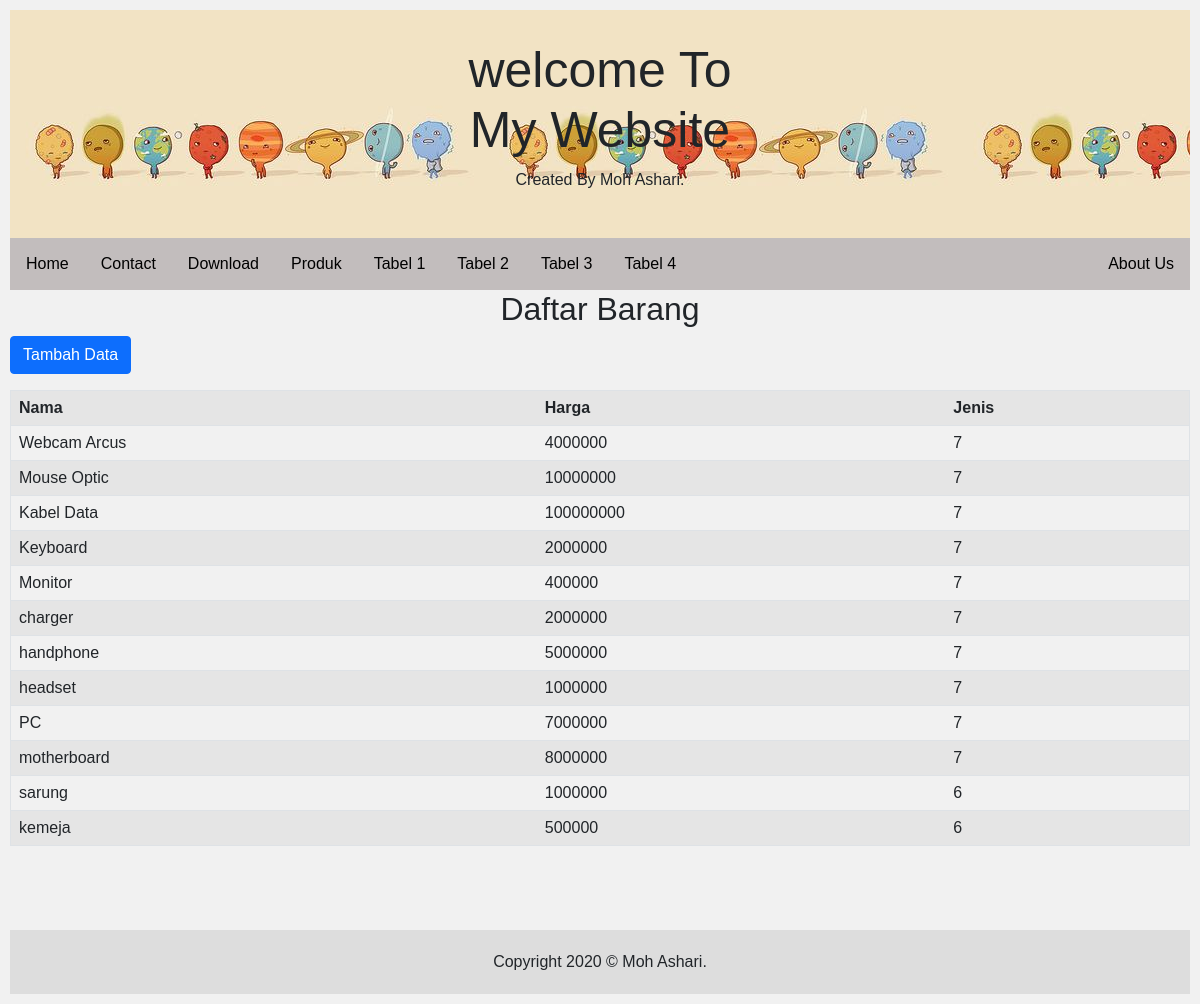
/Vbrg02/, run on the app's committed database.
### dashboard/models.py (models this page shows, shortened)
class Barang(models.Model):
    kodebrg=models.CharField(max_length=8)
    nama=models.CharField(max_length=50)
    stok=models.IntegerField()
    harga=models.BigIntegerField()
    link_gbr=models.CharField(max_length=150, blank=True, default='img/')
    waktu_posting=models.DateTimeField(auto_now_add=True)
    jenis_id=models.ForeignKey(Jenis, on_delete=models.CASCADE,null=True)

### dashboard/views.py (the view)
# urls.py: path('Vbrg02/',Barang_03,name='Vbrg02'),
def Barang_03(request):
    barangs03=Barang.objects.all()
    titelnya="Tabel3"
    konteks={
        'barangs':barangs03,
    }
    return render(request,'tabel3.html', konteks)

### templates/tabel3.html (shortened to what this page needs)
<link href="" rel="stylesheet">
{% load static %}
<!DOCTYPE html>
<html lang="en">
<head>
    <link
      href="https://cdn.jsdelivr.net/npm/bootstrap@5.0.0-beta3/dist/css/bootstrap.min.css"
      rel="stylesheet"
    />
</head>
<body>
    <section id="menu">
    <div class="header">
        <h1>welcome To <br> My Website</h1>
        <p>Created By Moh Ashari.</p>
    </div>
    <div class="topnav">
        <a href="/">Home</a>
        <a href="contact.html">Contact</a>
        <a href="cv.pdf">Download</a>
        <a href="/produk/">Produk</a>
        <a href="/Vbrg/">Tabel 1</a>
        <a href="/member/">Tabel 2</a>
        <a href="/">Tabel 3</a>
        <a href="/member02/">Tabel 4</a>
        <a href="about.html" style="float:right">About Us</a>
    </div>
    <h2 class="align-center" align="center">Daftar Barang</h2>
    <p><a href="/addbrg03" class="btn btn-primary">Tambah Data</a></p>
    <table border="1" class="table table-striped" align="center">
        <tr>
            <th>Nama</th>
            <th>Harga</th>
            <th>Jenis</th>
        </tr>
    {% for Barang in barangs %}
        <tr>
            <td>{{ Barang.nama }}</td>
            <td>{{ Barang.harga }}</td>
            <td>{{ Barang.jenis_id_id }}</td>
        </tr>
    {% endfor %}
    </table>
    <br><br>
<section id="footer">
    <div class="footer">
        <div align="center">Copyright 2020 &copy; Moh Ashari.</div>
    </div>
    </section>
</body>
</html>

### data on the page
Barang: nama "Webcam Arcus", harga "4000000", jenis_id_id "7"
Barang: nama "Mouse Optic", harga "10000000", jenis_id_id "7"
Barang: nama "Kabel Data", harga "100000000", jenis_id_id "7"
Barang: nama "Keyboard", harga "2000000", jenis_id_id "7"
Barang: nama "Monitor", harga "400000", jenis_id_id "7"
Barang: nama "charger", harga "2000000", jenis_id_id "7"
Barang: nama "handphone", harga "5000000", jenis_id_id "7"
Barang: nama "headset", harga "1000000", jenis_id_id "7"
Barang: nama "PC", harga "7000000", jenis_id_id "7"
Barang: nama "motherboard", harga "8000000", jenis_id_id "7"
Barang: nama "sarung", harga "1000000", jenis_id_id "6"
Barang: nama "kemeja", harga "500000", jenis_id_id "6"
